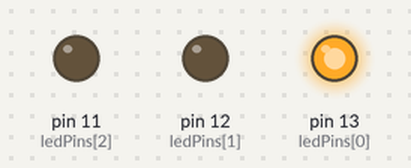
The program below on a simulated Arduino Uno, built with avr-gcc and run on an emulated ATmega328P. Shown: output pins drawn as LEDs (lit = HIGH). Random numbers use the default seed unless the program sets one.

Above: at 1.8 s.
At 11.2 s:
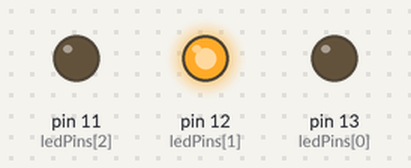
At 12.2 s:
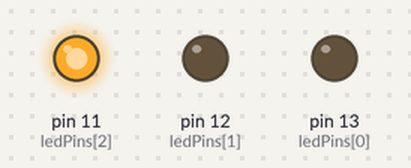
Timing chart, 0 to 14.7 s (numbered marks = the images above):
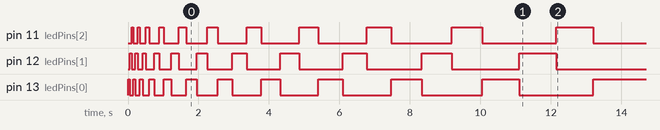

The program:

main.cpp
```cpp
#include <Arduino.h>

/* in Version 1 werden die Led-Pins definiert. Hat den Vorteil, dass man weiß welche Farbe die Pins haben.
Macht den Code aber schwerer anpassbar. Jetzte muss nur noch in "int LedPins " ein weiterer Pin eingetragen werden. */

// #define ROTER_LED_PIN 11
// #define BLAUER_LED_PIN 12

int ledPins[] = {13,12,11};

#define FERTIG 1
#define UNFERTIG 0
int zustandEntscheidungshelfer = UNFERTIG;

#define MAX_BLINK_RYTHMUS 1000
#define BLINK_RHYTMUS_Schritweite 100
#define BLINK_STARTWERT 50
#define BLINK_FUNKTION_A 10

int BlinkRhytmus = 50;

int anzahlDerEntscheidungen = sizeof(ledPins) / sizeof(ledPins[0]);

void setup()
{
  for (int i =0; i < anzahlDerEntscheidungen; i++){
    pinMode(ledPins[i], OUTPUT);
  }
}

void loop() {
  if (zustandEntscheidungshelfer==UNFERTIG){
    for (int x = 0; BlinkRhytmus<MAX_BLINK_RYTHMUS; x++){
      BlinkRhytmus = x * x * BLINK_FUNKTION_A + BLINK_STARTWERT;
      for (int i = 0; i < anzahlDerEntscheidungen; i++){
        digitalWrite(ledPins[i], HIGH);
        delay(BlinkRhytmus);
        digitalWrite(ledPins[i], LOW);
      }

      // +++ In Version 1.0 sah das noch so aus: +++
      // digitalWrite(ROTER_LED_PIN, HIGH);
      // delay(BlinkRhytmus);
      // digitalWrite(ROTER_LED_PIN,LOW);
      // digitalWrite(BLAUER_LED_PIN, HIGH);
      // delay(BlinkRhytmus);
      // digitalWrite(BLAUER_LED_PIN, LOW);
      BlinkRhytmus += BLINK_RHYTMUS_Schritweite;
    }

    int startWert = analogRead(1); // kann jeder nicht genutzte Pin sein.
    randomSeed(startWert);
    int ergebnis = random();

    if (ergebnis <0) {
      ergebnis *= -1;
    }

    int indexImArray = ergebnis % anzahlDerEntscheidungen;

    if (indexImArray != 0 && indexImArray!= anzahlDerEntscheidungen -1){
      for(int i= 0; i<indexImArray ; i++){
        digitalWrite(ledPins[i], HIGH);
        delay(MAX_BLINK_RYTHMUS);
        digitalWrite(ledPins[i],LOW);
      }
    }

    digitalWrite(ledPins[indexImArray], HIGH);

    // In Version 1.0 sah das noch so aus:
    // if (ergebnis %2 == 0){
    //   digitalWrite(ROTER_LED_PIN, HIGH);
    // }
    // else{
    //   digitalWrite(BLAUER_LED_PIN, HIGH);
    // }

    zustandEntscheidungshelfer=FERTIG;
  }
}
```
